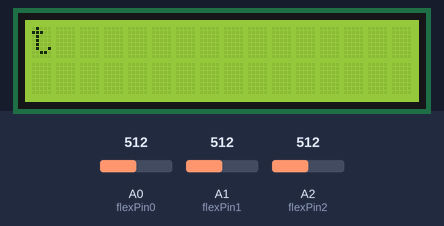
A sketch run on a simulated Arduino Uno, built with avr-gcc and run on an emulated ATmega328P. On the bench: 16×2 character LCD. The test bench sets the inputs (shaded band); at power-on: A0 (flexPin0) = 512, A1 (flexPin1) = 512, A2 (flexPin2) = 512. The audio player accepts every command and is not drawn; what the sketch prints to the serial monitor is not drawn.

Above: at 3.5 s.
5.5 s: A0 (flexPin0) set to 945
8.1 s: A0 (flexPin0) set to 967
At 8.44 s:
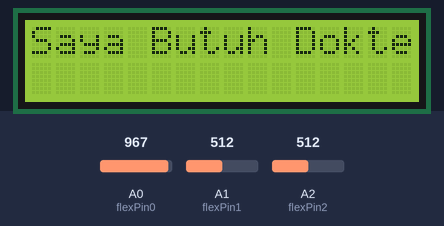
At 12.9 s:
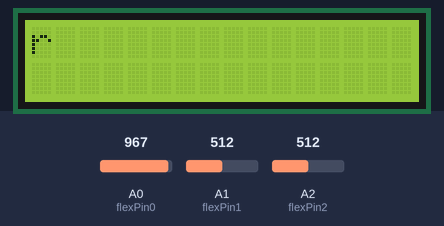
13.3 s: A1 (flexPin1) set to 958
At 17.32 s:
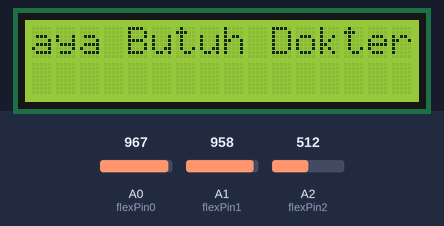
18.1 s: A1 (flexPin1) set to 967
20.7 s: A2 (flexPin2) set to 958
26.6 s: A2 (flexPin2) set to 967
At 34.2 s:
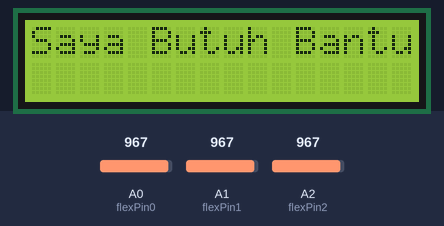

Measured:
- the behaviour switches between 959 and 960 on A0 (flexPin0) (found by bisection; images 0 and 1)
- the behaviour switches between 966 and 967 on A2 (flexPin2) (found by bisection; images 3 and 4)
- after the input at 5.5 s, every drawn part: stays the same
- after the input at 8.1 s, the display: changes after 0.24 s (image 1)
- after the input at 26.6 s, the display: first differs from a run without the input after 7.5 s (image 4)

The sketch:

Despro_Kode_Kombinasi_Troubleshooting_DFMiniPlayer.ino
```cpp
#include <LiquidCrystal_I2C.h>
#include <Wire.h>
#include "SoftwareSerial.h"
#include "DFRobotDFPlayerMini.h"

// Initialize LCD I2C
LiquidCrystal_I2C lcd(0x27, 16, 2); // Address 0x27, 16 chars, 2 lines

// Initialize glex sensors
const int flexPin0 = A0;
const int flexPin1 = A1;
const int flexPin2 = A2;

// DFPlayer Mini setup
DFRobotDFPlayerMini myDFPlayer;
SoftwareSerial mySoftwareSerial(9, 10);
bool isDFPlayerOnline = false; // DFPlayer status

unsigned int f0, f1, f2;

void setup() {
  // Initialize the Serial Communication
  Serial.begin(9600);
  lcd.begin(16, 2);  // Initialize the LCD with 16 columns and 2 rows
  lcd.backlight();

  Serial.println(F("Flex Sensor Test Initialized."));
  Serial.println(F("\ni2c scanner."));
  scrollText(F("Sensor Test Start"));
  delay(100);
  lcd.clear();

  // DFPlayer Mini initialization
  mySoftwareSerial.begin(9600);
  Serial.println(F("Initializing DFPlayer..."));

  if (myDFPlayer.begin(mySoftwareSerial)) {
    isDFPlayerOnline = true; // Set to true if DFPlayer is online
    Serial.println(F("DFPlayer Mini online."));
    myDFPlayer.volume(30);  // Set volume (0-30)
  } else {
    Serial.println(F("DFPlayer Mini not found. Skipping audio functionality."));
    isDFPlayerOnline = false; // Set to false if DFPlayer is offline
  }
}

void loop() {
  // Read the vakue of flex sensor
  f0 = analogRead(flexPin0);
  f1 = analogRead(flexPin1);
  f2 = analogRead(flexPin2);

  // Clear the LCD before displaying a new message
  lcd.clear();

  // Print the value to Serial Monitor
  Serial.print("Flex Sensor 0: ");
  Serial.println(f0);
  Serial.print("Flex Sensor 1: ");
  Serial.println(f1);
  Serial.print("Flex Sensor 2: ");
  Serial.println(f2);

  // Pick the maximum value of the flex sensor
  unsigned int maxVal = max(f0, max(f1, f2));

  // Check if minimum value met
  if (maxVal >= 960){
  // Check conditions and print messages
  if (maxVal == f2 && f2 <= 970) {
    Serial.println("Saya Butuh Bantuan");
    lcd.clear();
    lcd.setCursor(0, 0);
    scrollText(F("Saya Butuh Bantuan"));
    if (isDFPlayerOnline) myDFPlayer.playFolder(1, 1); // Play audio only if DFPlayer is online
        // myDFPlayer.play(1); // track 1

    delay(1000);
  } else if (maxVal == f1 && f1 >= 980) {
    Serial.println("Saya Butuh Air");
    lcd.clear();
    lcd.setCursor(0, 0);
    scrollText(F("Saya Butuh Air"));
    if (isDFPlayerOnline) myDFPlayer.playFolder(2, 2); // Play audio only if DFPlayer is online
        // myDFPlayer.play(2); // track 1

    delay(1000);
  } else if (maxVal == f1 && f1 <= 978) {
    Serial.println("Saya Butuh Makan");
    lcd.clear();
    lcd.setCursor(0, 0);
    scrollText(F("Saya Butuh Makan"));
    if (isDFPlayerOnline) myDFPlayer.playFolder(3, 3); // Play audio only if DFPlayer is online
        // myDFPlayer.play(3); // track 3

    delay(1000);
  } else if (maxVal == f2 && f2 >= 980) {
    Serial.println("Saya Mau Ke Toilet");
    lcd.clear();
    lcd.setCursor(0, 0);
    scrollText(F("Saya Mau ke toilet"));
    if (isDFPlayerOnline) myDFPlayer.playFolder(4, 4); // Play audio only if DFPlayer is online
        // myDFPlayer.play(4); // Folder 1, track 1

    delay(1000);
  } else if (maxVal == f0 && f0 < 977) {
    Serial.println("Saya Butuh Dokter");
    lcd.clear();
    lcd.setCursor(0, 0);
    scrollText(F("Saya Butuh Dokter"));
    if (isDFPlayerOnline) myDFPlayer.playFolder(5, 5); // Play audio only if DFPlayer is online
        // myDFPlayer.play(5); // Folder 1, track 1

    delay(1000);
  }

  // add delay before the next loop
  delay(2000);
}
  // add delay before the next loop
  delay(2000);
}

// Function to display scrolling text
void scrollText(String message) {
  int len = message.length();
  for (int i = 0; i < len; i++) {
    lcd.clear();
    lcd.setCursor(0, 0);
    lcd.print(message.substring(i, min(i + 16, len))); // Print part of the message
    delay(200); // Adjust the delay for scroll speed
  }
}
```
